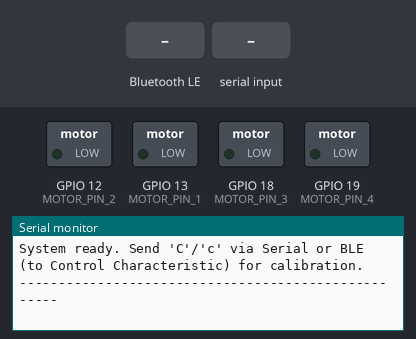
Bench run of a program on a simulated ESP32. Shown: switched loads named in the program (green lamp = pin HIGH), the last lines printed to the serial monitor. The test bench sets the inputs (shaded band). Nothing arrives over Bluetooth unless stated; a phone connects over Bluetooth LE 3 s after start.

Above: at 1.6 s.
1.7 s: Bluetooth LE write "0" received
At 2.7 s:
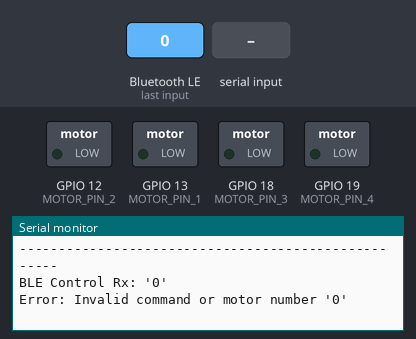
3.2 s: "C90\n" received over Serial
At 3.37 s:
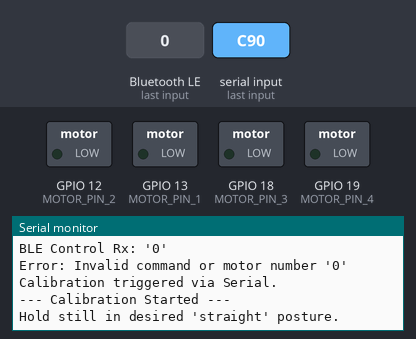
4.7 s: Bluetooth LE write "c" received
At 5.1 s:
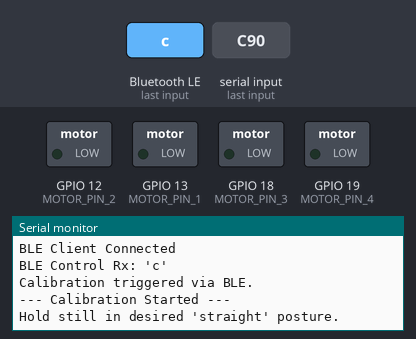
6.2 s: Bluetooth LE write "C" received
Timing chart, 0 to 9.2 s (numbered marks = the images above; inputs shaded):
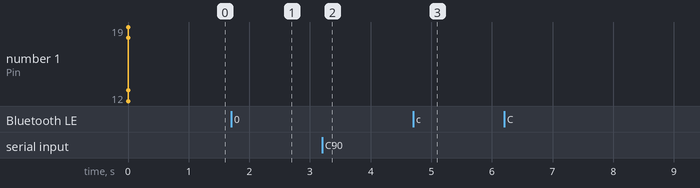

Measured:
- after the input at 1.7 s, the serial monitor: prints a new line at once (image 1)
- after the input at 3.2 s, the serial monitor: prints a new line at once (image 2)
- after the input at 4.7 s, the serial monitor: prints a new line at once (image 3)

The program:

main.cpp
```cpp
#include <Arduino.h>
#include <Wire.h>             // For I2C communication
#include <Adafruit_MPU6050.h> // Adafruit MPU6050 library
#include <Adafruit_Sensor.h>  // Dependency for Adafruit MPU6050 library
#include <cmath>              // For mathematical functions like atan2, sqrt, pow, M_PI
#include <cstdlib>            // For atoi (convert string to integer)

// --- BLE Libraries ---
#include <BLEDevice.h> // Core BLE functionalities
#include <BLEUtils.h>  // BLE utility functions
#include <BLEServer.h> // For creating a BLE server
#include <BLE2902.h>   // For BLE characteristic descriptors (e.g., for notifications)

// --- Hardware Pin Definitions ---
// I2C Bus 0 Pins
#define I2C0_SDA_PIN 21
#define I2C0_SCL_PIN 22

// I2C Bus 1 Pins
#define I2C1_SDA_PIN 33
#define I2C1_SCL_PIN 32

// MPU6050 I2C Addresses
#define MPU6050_ADDR_0 0x68 // Default MPU6050 address (AD0 pin LOW)
#define MPU6050_ADDR_1 0x69 // Alternative MPU6050 address (AD0 pin HIGH)

// Vibration Motor Pins
// IMPORTANT: Adjust these GPIO pins if your motors are connected differently.
#define MOTOR_PIN_1 13 // Motor for sensor 1 (e.g., Sholder_Right)
#define MOTOR_PIN_2 12 // Motor for sensor 2 (e.g., Spine_Lower)
#define MOTOR_PIN_3 18 // Motor for sensor 3 (e.g., Spine_Upper)
#define MOTOR_PIN_4 19 // Motor for sensor 4 (e.g., Sholder_Left)

// Array for easy indexed access to motor pins. Order should match sensor array.
const int motorPins[] = {MOTOR_PIN_1, MOTOR_PIN_2, MOTOR_PIN_3, MOTOR_PIN_4};

// --- Global Variables & Objects ---
// I2C Bus Instances
TwoWire I2C_Bus0 = TwoWire(0); // Hardware I2C peripheral 0
TwoWire I2C_Bus1 = TwoWire(1); // Hardware I2C peripheral 1

// Sensor Data Structure
struct SensorInfo
{
  String name;                     // Descriptive name (e.g., "Shoulder_Left")
  TwoWire *i2c_bus;                // Pointer to the I2C bus instance
  uint8_t address;                 // I2C address of the sensor
  Adafruit_MPU6050 *mpu = nullptr; // Pointer to the MPU6050 object, initialized to nullptr
  bool initialized = false;        // Tracks successful initialization

  float pitch = 0.0f; // Current pitch angle (degrees)
  float roll = 0.0f;  // Current roll angle (degrees)

  float baseline_pitch = 0.0f; // Calibrated baseline pitch
  float baseline_roll = 0.0f;  // Calibrated baseline roll

  unsigned long last_read_time = 0; // Timestamp for complementary filter's dt calculation
};

SensorInfo sensors[4];                                       // Array to store data for all 4 sensors
const int numSensors = sizeof(sensors) / sizeof(sensors[0]); // Should be 4

// Complementary Filter Configuration
const float ALPHA = 0.98f; // Weight for gyroscope data (accelerometer gets 1.0 - ALPHA)

// Calibration Configuration
const int CALIBRATION_READINGS = 100; // Number of samples to average during calibration
bool is_calibrated = false;           // Flag indicating if calibration has been performed

// Output Control (Serial Print & BLE Notification Frequency)
int print_count = 0;            // Loop counter for periodic data output
const int PRINT_INTERVAL = 300; // Output data every N loop cycles

// BLE Objects and Flags
BLEServer *pServer = nullptr;
BLEService *pService = nullptr;
BLECharacteristic *pCharacteristicSensor[numSensors]; // Characteristics for sensor data
BLECharacteristic *pControlCharacteristic = nullptr;  // Unified characteristic for motor and calibration commands
bool deviceConnected = false;
bool oldDeviceConnected = false;

// BLE UUIDs (Universally Unique Identifiers)
// Generate your own unique UUIDs from a site like https://www.uuidgenerator.net/
#define SERVICE_UUID "4fafc201-1fb5-459e-8fcc-c5c9c331914b" // Main service UUID

// Custom UUID for the unified Control Characteristic (motor and calibration)
#define CONTROL_CHARACTERISTIC_UUID "3c761059-0073-46d2-b852-4579899f678c" // Existing motor UUID, now repurposed

const char *SENSOR_DATA_CHARACTERISTIC_UUIDS[numSensors] = {
    "beb5483e-36e1-4688-b7f5-ea07361b26a8", // Sensor 0
    "c275f5e1-829b-45c7-b52f-6079d6a9b8b5", // Sensor 1
    "a31e5518-685a-4f8f-90de-1f92a2b658f9", // Sensor 2
    "928950e9-1a74-4396-8a73-01295a11a2a2"  // Sensor 3
};

// --- Function Declarations (Prototypes) ---
void activateMotor(int motorIndex, int durationMs);
bool initializeSensor(SensorInfo *sensor);
void processSensorData(SensorInfo *sensor);
void performCalibration();
void setupBLE();

// --- Motor Control Function ---
/**
 * @brief Activates a specific motor for a given duration.
 * @param motorIndex The index (0-3) of the motor to activate.
 * @param durationMs The duration (in milliseconds) to keep the motor ON.
 */
void activateMotor(int motorIndex, int durationMs)
{
  if (motorIndex < 0 || motorIndex >= numSensors)
  {
    Serial.print("Error: Invalid motor index received: ");
    Serial.println(motorIndex + 1);
    return;
  }

  int motorPin = motorPins[motorIndex];
  Serial.print("Motor ");
  Serial.print(motorIndex + 1);
  Serial.print(" (Pin: ");
  Serial.print(motorPin);
  Serial.print("): Activating for ");
  Serial.print(durationMs);
  Serial.println("ms");

  digitalWrite(motorPin, HIGH);
  delay(durationMs);
  digitalWrite(motorPin, LOW);

  Serial.print("Motor ");
  Serial.print(motorIndex + 1);
  Serial.println(": Deactivated.");
}

// --- BLE Callback Classes ---
/**
 * @brief Handles BLE server events like client connect/disconnect.
 */
class MyServerCallbacks : public BLEServerCallbacks
{
  void onConnect(BLEServer *pSrv)
  {
    deviceConnected = true;
    Serial.println("BLE Client Connected");
  }

  void onDisconnect(BLEServer *pSrv)
  {
    deviceConnected = false;
    Serial.println("BLE Client Disconnected. Advertising will restart.");
  }
};

/**
 * @brief Handles write events to the unified control BLE characteristic (motor and calibration).
 */
class ControlCallbacks : public BLECharacteristicCallbacks
{
  void onWrite(BLECharacteristic *pChar)
  {
    std::string rxValueStdStr = pChar->getValue();
    String rxValue = String(rxValueStdStr.c_str()); // Convert to Arduino String for easier comparison

    if (rxValue.length() > 0)
    {
      Serial.print("BLE Control Rx: '");
      Serial.print(rxValue);
      Serial.println("'");

      // Check for calibration command first
      if (rxValue.equalsIgnoreCase("c"))
      { // Case-insensitive check for 'c'
        Serial.println("Calibration triggered via BLE.");
        performCalibration();
      }
      // Else, try to parse as motor command
      else
      {
        int motorCommand = rxValue.toInt(); // Arduino String toInt() is robust

        if (motorCommand >= 1 && motorCommand <= numSensors)
        {
          activateMotor(motorCommand - 1, 2000); // Convert 1-4 to 0-3 index
        }
        else
        {
          // If toInt() failed (returned 0 for non-numeric) or was out of range
          Serial.print("Error: Invalid command or motor number '");
          Serial.print(rxValue);
          Serial.println("'");
        }
      }
    }
  }
};

// --- Sensor Initialization and Processing Functions ---
/**
 * @brief Initializes a single MPU6050 sensor.
 * @param sensor Pointer to the SensorInfo struct for the sensor.
 * @return True if initialization was successful, false otherwise.
 */
bool initializeSensor(SensorInfo *sensor)
{
  Serial.print("Initializing ");
  Serial.print(sensor->name);
  Serial.print(" (Addr: 0x");
  Serial.print(sensor->address, HEX);
  Serial.print(", Bus: ");
  Serial.print(sensor->i2c_bus == &I2C_Bus0 ? "0" : "1");
  Serial.print(")...");

  sensor->mpu = new Adafruit_MPU6050();

  if (!sensor->mpu->begin(sensor->address, sensor->i2c_bus))
  {
    Serial.println(" Failed!");
    sensor->initialized = false;
    delete sensor->mpu;
    sensor->mpu = nullptr;
    return false;
  }

  Serial.println(" OK!");
  sensor->initialized = true;
  sensor->mpu->setAccelerometerRange(MPU6050_RANGE_8_G);
  sensor->mpu->setGyroRange(MPU6050_RANGE_500_DEG);
  sensor->mpu->setFilterBandwidth(MPU6050_BAND_21_HZ);
  sensor->last_read_time = micros();
  return true;
}

/**
 * @brief Reads sensor data and updates pitch/roll using a complementary filter.
 * @param sensor Pointer to the SensorInfo struct for the sensor.
 */
void processSensorData(SensorInfo *sensor)
{
  if (!sensor->initialized || sensor->mpu == nullptr)
    return;

  sensors_event_t accel, gyro, temp;
  sensor->mpu->getAccelerometerSensor()->getEvent(&accel);
  sensor->mpu->getGyroSensor()->getEvent(&gyro);

  unsigned long now = micros();
  float dt = (float)(now - sensor->last_read_time) / 1000000.0f;
  sensor->last_read_time = now;

  float accel_pitch = atan2(accel.acceleration.x, sqrt(pow(accel.acceleration.y, 2) + pow(accel.acceleration.z, 2))) * 180.0f / M_PI;
  float accel_roll = atan2(accel.acceleration.y, sqrt(pow(accel.acceleration.x, 2) + pow(accel.acceleration.z, 2))) * 180.0f / M_PI;

  float gyro_roll_change = gyro.gyro.x * (180.0f / M_PI) * dt;
  float gyro_pitch_change = gyro.gyro.y * (180.0f / M_PI) * dt;

  sensor->pitch = ALPHA * (sensor->pitch + gyro_pitch_change) + (1.0f - ALPHA) * accel_pitch;
  sensor->roll = ALPHA * (sensor->roll + gyro_roll_change) + (1.0f - ALPHA) * accel_roll;
}

/**
 * @brief Performs calibration by averaging sensor readings to set baseline pitch/roll.
 */
void performCalibration()
{
  Serial.println("\n--- Calibration Started ---");
  Serial.println("Hold still in desired 'straight' posture.");
  delay(2000);

  float total_pitch[numSensors] = {0.0f};
  float total_roll[numSensors] = {0.0f};
  int valid_readings[numSensors] = {0};

  Serial.print("Taking ");
  Serial.print(CALIBRATION_READINGS);
  Serial.println(" readings...");
  for (int i = 0; i < CALIBRATION_READINGS; i++)
  {
    for (int j = 0; j < numSensors; j++)
    {
      if (sensors[j].initialized)
      {
        processSensorData(&sensors[j]);
        total_pitch[j] += sensors[j].pitch;
        total_roll[j] += sensors[j].roll;
        valid_readings[j]++;
      }
    }
    delay(20);
    if ((i + 1) % (CALIBRATION_READINGS / 10) == 0)
      Serial.print(".");
  }
  Serial.println("\nReadings complete.");

  Serial.println("Calculating baselines:");
  for (int i = 0; i < numSensors; i++)
  {
    if (valid_readings[i] > 0)
    {
      sensors[i].baseline_pitch = total_pitch[i] / valid_readings[i];
      sensors[i].baseline_roll = total_roll[i] / valid_readings[i];
      Serial.print("  ");
      Serial.print(sensors[i].name);
      Serial.print(": Baseline Pitch=");
      Serial.print(sensors[i].baseline_pitch, 2);
      Serial.print(" deg, Roll=");
      Serial.print(sensors[i].baseline_roll, 2);
      Serial.println(" deg");
    }
    else
    {
      Serial.print("  Warning: No valid readings for ");
      Serial.print(sensors[i].name);
      Serial.println(". Calibration failed for this sensor.");
    }
  }

  is_calibrated = true;
  Serial.println("--- Calibration Complete ---");
  Serial.println("Posture tracking active. Deviations will be shown periodically.");
  print_count = PRINT_INTERVAL;
}

// --- BLE Setup Function ---
/**
 * @brief Initializes and starts BLE services and characteristics.
 */
void setupBLE()
{
  Serial.println("Setting up BLE...");
  BLEDevice::init("PoseTrack");

  pServer = BLEDevice::createServer();
  pServer->setCallbacks(new MyServerCallbacks());

  pService = pServer->createService(SERVICE_UUID);

  // Create characteristics for sensor data
  for (int i = 0; i < numSensors; i++)
  {
    pCharacteristicSensor[i] = pService->createCharacteristic(
        SENSOR_DATA_CHARACTERISTIC_UUIDS[i],
        BLECharacteristic::PROPERTY_READ |
            BLECharacteristic::PROPERTY_NOTIFY);
    pCharacteristicSensor[i]->addDescriptor(new BLE2902());
    pCharacteristicSensor[i]->setValue("0.0,0.0");
  }

  // Create the unified Control Characteristic (for motor and calibration)
  pControlCharacteristic = pService->createCharacteristic(
      CONTROL_CHARACTERISTIC_UUID, // Using the existing motor UUID
      BLECharacteristic::PROPERTY_WRITE);
  pControlCharacteristic->setCallbacks(new ControlCallbacks()); // Assign the updated callback

  pService->start();

  BLEAdvertising *pAdvertising = BLEDevice::getAdvertising();
  pAdvertising->addServiceUUID(SERVICE_UUID);
  pAdvertising->setScanResponse(true);
  pAdvertising->setMinPreferred(0x06);
  pAdvertising->setMaxPreferred(0x12);
  BLEDevice::startAdvertising();
  Serial.println("BLE Advertising started. Waiting for client connection...");
}

// --- Arduino Setup Function ---
void setup()
{
  Serial.begin(115200);
  while (!Serial)
    delay(10);

  Serial.println("\n--- PoseTrack ESP32 Initializing ---");

  // Initialize Motor Pins
  Serial.println("Initializing motor pins...");
  for (int i = 0; i < numSensors; i++)
  {
    pinMode(motorPins[i], OUTPUT);
    digitalWrite(motorPins[i], LOW);
    Serial.print("  Motor ");
    Serial.print(i + 1);
    Serial.print(" (Pin: ");
    Serial.print(motorPins[i]);
    Serial.println(") ready.");
  }

  // Initialize I2C Buses
  Serial.println("Initializing I2C buses...");
  I2C_Bus0.begin(I2C0_SDA_PIN, I2C0_SCL_PIN, 400000);
  Serial.println("  I2C Bus 0 (SDA:" + String(I2C0_SDA_PIN) + ", SCL:" + String(I2C0_SCL_PIN) + ") initialized.");
  I2C_Bus1.begin(I2C1_SDA_PIN, I2C1_SCL_PIN, 400000);
  Serial.println("  I2C Bus 1 (SDA:" + String(I2C1_SDA_PIN) + ", SCL:" + String(I2C1_SCL_PIN) + ") initialized.");

  // Configure MPU6050 Sensors
  Serial.println("Configuring MPU6050 sensors...");
  sensors[0].name = "Shoulder_Left";
  sensors[0].i2c_bus = &I2C_Bus0;
  sensors[0].address = MPU6050_ADDR_0;
  sensors[1].name = "Spine_Upper";
  sensors[1].i2c_bus = &I2C_Bus0;
  sensors[1].address = MPU6050_ADDR_1;
  sensors[2].name = "Shoulder_Right";
  sensors[2].i2c_bus = &I2C_Bus1;
  sensors[2].address = MPU6050_ADDR_0;
  sensors[3].name = "Spine_Lower";
  sensors[3].i2c_bus = &I2C_Bus1;
  sensors[3].address = MPU6050_ADDR_1;

  // Initialize MPU6050 Sensors
  int initialized_count = 0;
  for (int i = 0; i < numSensors; i++)
  {
    if (initializeSensor(&sensors[i]))
      initialized_count++;
    delay(100);
  }

  Serial.print(initialized_count);
  Serial.print("/");
  Serial.print(numSensors);
  Serial.println(" sensors initialized.");

  if (initialized_count == 0)
  {
    Serial.println("!!! CRITICAL ERROR: NO SENSORS INITIALIZED. CHECK WIRING/ADDRESSES. HALTING. !!!");
    while (true)
      delay(1000);
  }
  else if (initialized_count < numSensors)
  {
    Serial.println("Warning: Not all sensors initialized. Functionality may be limited.");
  }

  setupBLE();

  Serial.println("\nSystem ready. Send 'C'/'c' via Serial or BLE (to Control Characteristic) for calibration.");
  Serial.println("----------------------------------------------------");
}

// --- Arduino Main Loop ---
void loop()
{
  // Check for calibration command from Serial input
  if (Serial.available())
  {
    char command = Serial.read();
    if (command == 'C' || command == 'c')
    {
      Serial.println("Calibration triggered via Serial.");
      performCalibration();
    }
  }

  // Continuously process data for all initialized sensors
  for (int i = 0; i < numSensors; i++)
  {
    if (sensors[i].initialized)
    {
      processSensorData(&sensors[i]);
    }
  }

  // If calibrated, periodically print deviations and send via BLE
  if (is_calibrated)
  {
    if (print_count >= PRINT_INTERVAL)
    {
      Serial.println("--- Posture Deviations (degrees) ---");
      for (int i = 0; i < numSensors; i++)
      {
        if (sensors[i].initialized)
        {
          float pitch_dev = sensors[i].pitch - sensors[i].baseline_pitch;
          float roll_dev = sensors[i].roll - sensors[i].baseline_roll;

          Serial.print("  ");
          Serial.print(sensors[i].name);
          Serial.print(": PitchDev=");
          Serial.print(pitch_dev, 1);
          Serial.print(", RollDev=");
          Serial.print(roll_dev, 1);
          Serial.println();

          if (deviceConnected)
          {
            String ble_data = String(pitch_dev, 1) + "," + String(roll_dev, 1);
            pCharacteristicSensor[i]->setValue(ble_data.c_str());
            pCharacteristicSensor[i]->notify();
          }
        }
      }
      Serial.println("------------------------------------");
      print_count = 0;
    }
    else
    {
      print_count++;
    }
  }
  else
  {
    if (print_count >= PRINT_INTERVAL)
    {
      Serial.println("System awaiting calibration ('C'/'c' command via Serial or BLE Control Characteristic)...");
      print_count = 0;
    }
    else
    {
      print_count++;
    }
  }

  // Handle BLE connection state changes (e.g., restart advertising on disconnect)
  if (!deviceConnected && oldDeviceConnected)
  {
    delay(500);
    pServer->startAdvertising();
    Serial.println("BLE Advertising Restarted.");
    oldDeviceConnected = deviceConnected;
  }
  if (deviceConnected && !oldDeviceConnected)
  {
    oldDeviceConnected = deviceConnected;
  }

  delay(10);
}
```
